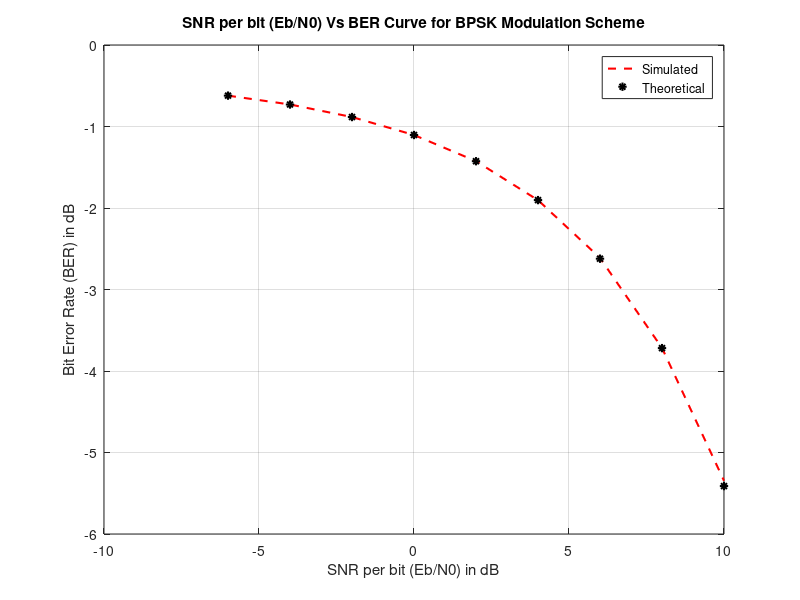

Write MATLAB code to recreate this figure.
% Demonstration of Eb/N0 Vs BER for BPSK modulation scheme
clear;
clc;
%---------Input Fields------------------------
N=10000000; %Number of input bits
EbN0dB = -6:2:10; % Eb/N0 range in dB for simulation
%---------------------------------------------
data=randn(1,N)>=0; %Generating a uniformly distributed random 1s and 0s
bpskModulated = 2*data-1; %Mapping 0->-1 and 1->1
M=2; %Number of Constellation points M=2^k for BPSK k=1
Rm=log2(M); %Rm=log2(M) for BPSK M=2
Rc=1; %Rc = code rate for a coded system. Since no coding is used Rc=1
BER = zeros(1,length(EbN0dB)); %Place holder for BER values for each Eb/N0
index=1;
for k=EbN0dB,
%-------------------------------------------
%Channel Noise for various Eb/N0
%-------------------------------------------
%Adding noise with variance according to the required Eb/N0
EbN0 = 10.^(k/10); %Converting Eb/N0 dB value to linear scale
noiseSigma = sqrt(1./(2*Rm*Rc*EbN0)); %Standard deviation for AWGN Noise
noise = noiseSigma*randn(1,length(bpskModulated));
received = bpskModulated + noise;
%-------------------------------------------
%Threshold Detector
estimatedBits=(received>=0);
%------------------------------------------
%Bit Error rate Calculation
BER(index) = sum(xor(data,estimatedBits))/length(data);
index=index+1;
end
%Plot commands follows
plotHandle=plot(EbN0dB,log10(BER),'r--');
set(plotHandle,'LineWidth',1.5);
title('SNR per bit (Eb/N0) Vs BER Curve for BPSK Modulation Scheme');
xlabel('SNR per bit (Eb/N0) in dB');
ylabel('Bit Error Rate (BER) in dB');
grid on;
hold on;
theoreticalBER = 0.5*erfc(sqrt(10.^(EbN0dB/10)));
plotHandle=plot(EbN0dB,log10(theoreticalBER),'k*');
set(plotHandle,'LineWidth',1.5);
legend('Simulated','Theoretical');
grid on;